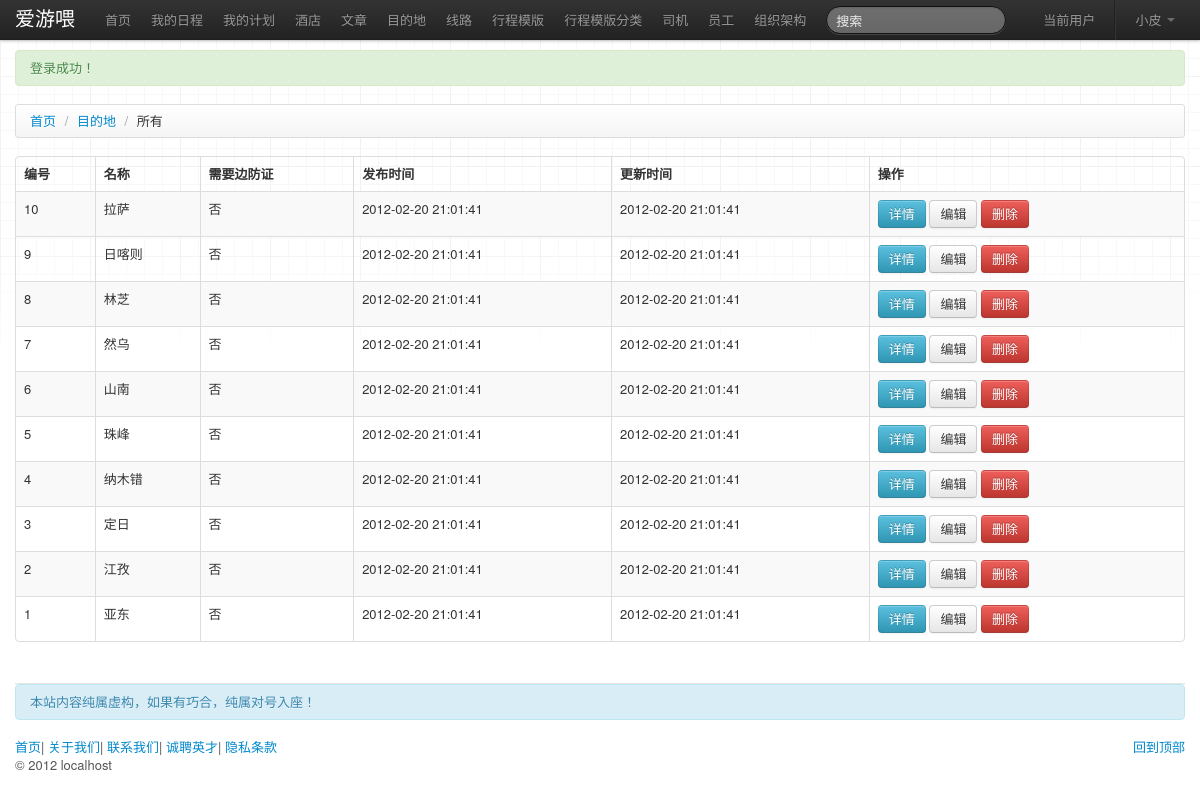
Screenshot of /destination.php (signed in) with the database file from the repository.
### tables this page shows
CREATE TABLE IF NOT EXISTS `destination` (
  `id` int(10) unsigned NOT NULL AUTO_INCREMENT,
  `name` varchar(255) NOT NULL,
  `need_passport` tinyint(1) unsigned NOT NULL DEFAULT '0' COMMENT '是否需要边防证',
  `slug` varchar(255) NOT NULL,
  `description` text NOT NULL,
  `hits` int(10) unsigned NOT NULL DEFAULT '0',
  `created` datetime NOT NULL,
  `updated` datetime NOT NULL,
  PRIMARY KEY (`id`),
  UNIQUE KEY `slug` (`slug`)
);

### lib/common.php (called while the page is built, shortened)
<?php
$db_config = parse_ini_file(APP_ROOT . '/data/database.local.ini', true);
$db = Et_Db::instance($db_config);
function todo_autoload($klass)
{
    if(substr($klass, 0, 2)=='Et')
    {
        return true;
    }
    elseif(file_exists($filename = APP_ROOT . '/lib/models/' . str_replace('_', '/', $klass) . '.php'))
    {
        include_once($filename);
        return true;
    }
    return false;
}

### lib/Et/Db.php (called while the page is built, shortened)
<?php
class Et_Db
{
    protected $config = array();
    protected $conn;
    protected $result;
    public static $instances=array();
    public static $debug = true;
    public static function instance($config, $name='default')
    {
        return self::$instances[$name];
    }
    protected function __construct($config, $name='default')
    {
        $this->config = $config;
        self::$instances[$name] = $this;
    }
    function connect()
    {
        if($this->conn)
        {
            return ;
        }
        if(!($this->conn = @mysql_connect($this->config['host'], $this->config['user'], $this->config['pass'])))
        {
            if(self::$debug)
            {
                $this->msg('', "can not connect to database host: {$this->config['user']}@{$this->config['host']}, using password:" . ($this->config['pass']?'YES':'NO'), true);
            }
            else
            {
                $this->msg('', "can not connect to database", true);
            }
        }
    }
    function query($sql)
    {
        $sql = preg_replace('/\s+/', ' ', $sql);
        $this->result = mysql_query($sql, $this->conn);
    }
    function fetchAll($sql, $type = MYSQL_ASSOC, $key_field=null)
    {
        $this->query($sql);
        $rows = array();
        if($this->result)
        {
            while($row = mysql_fetch_array($this->result, $type))
            {
                if($key_field)
                {
                    $rows[$row[$key_field]] = $row;
                }
                else
                {
                    $rows[] = $row;
                }
            }
        }
        return $rows;
    }
}

### templates/destination_list.php (the view)
<ul class="breadcrumb">
<li><a href="/">首页</a> <span class="divider">/</span></li>
<li><a href="destination.php?act=list">目的地</a> <span class="divider">/</span></li>
<li class="active">所有</li>
</ul>
<table class="table table-bordered table-striped">
    <thead><tr>
        <th>编号</th>
        <th>名称</th>
        <th>需要边防证</th>
        <th>发布时间</th>
        <th>更新时间</th>
        <th>操作</th>
    </tr> </thead><tbody><?php if(!empty($destinations)):?>
    <?php foreach($destinations as $destination):?>
    <tr>
        <td><?php echo $destination['id'];?></td>
        <td><?php echo $destination['name'];?></td>
        <td><?php echo $destination['need_passport']?'是':'否';?></td>
        <td><?php echo $destination['created'];?></td>
        <td><?php echo $destination['updated'];?></td>
        <td>
        <a href="destination.php?act=view&id=<?php echo $destination['id'];?>" class="btn btn-info">详情</a>
        <a href="destination.php?act=edit&id=<?php echo $destination['id'];?>" class="btn">编辑</a>
        <a href="destination.php?act=delete&id=<?php echo $destination['id'];?>" class="btn btn-danger">删除</a>
        </td>
    </tr>
    <?php endforeach;?>
    <?php else:?>
    <tr>
        <td colspan="100"><a href="destination.php?act=add">发目的地</a></td>
    </tr>
    <?php endif;?></tbody>
</table>

### assets/css/docs.css (style rules this page uses)
body { position: relative; padding-top: 50px; background-color: #fff; background-image: url(../img/grid-18px-masked.png); background-repeat: repeat-x; background-position: 0 40px; }

### rows the page displays
destination: id "10", name "拉萨", need_passport "否", created "2012-02-20 21:01:41", updated "2012-02-20 21:01:41"
destination: id "9", name "日喀则", need_passport "否", created "2012-02-20 21:01:41", updated "2012-02-20 21:01:41"
destination: id "8", name "林芝", need_passport "否", created "2012-02-20 21:01:41", updated "2012-02-20 21:01:41"
destination: id "7", name "然乌", need_passport "否", created "2012-02-20 21:01:41", updated "2012-02-20 21:01:41"
destination: id "6", name "山南", need_passport "否", created "2012-02-20 21:01:41", updated "2012-02-20 21:01:41"
destination: id "5", name "珠峰", need_passport "否", created "2012-02-20 21:01:41", updated "2012-02-20 21:01:41"
destination: id "4", name "纳木错", need_passport "否", created "2012-02-20 21:01:41", updated "2012-02-20 21:01:41"
destination: id "3", name "定日", need_passport "否", created "2012-02-20 21:01:41", updated "2012-02-20 21:01:41"
destination: id "2", name "江孜", need_passport "否", created "2012-02-20 21:01:41", updated "2012-02-20 21:01:41"
destination: id "1", name "亚东", need_passport "否", created "2012-02-20 21:01:41", updated "2012-02-20 21:01:41"

### other values shown
$config['site']['name'] "爱游喂"
$item['title'] "我的日程"
$item['title'] "我的计划"
$item['title'] "酒店"
$item['title'] "文章"
$item['title'] "目的地"
$item['title'] "线路"
$item['title'] "行程模版"
$item['title'] "行程模版分类"
$item['title'] "司机"
$item['title'] "员工"
$item['title'] "组织架构"
$_SESSION['staff']['name'] "小皮"
$_SESSION['last_notice']['content'] "登录成功！"
$_SERVER['HTTP_HOST'] "localhost"
